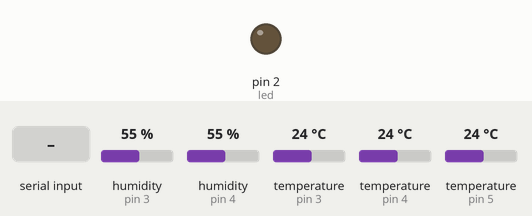
The sketch below on a simulated Arduino Uno, built with avr-gcc and run on an emulated ATmega328P. On the bench: output pins drawn as LEDs (lit = HIGH). The test bench sets the inputs (shaded band); at power-on: humidity (sensors on pin 3, pin 4) 55 %, temperature (sensors on pin 3, pin 4, pin 5) 24 °C. What the sketch prints to the serial monitor is not drawn.

Above: at 1.2 s.
1.3 s: "r\n" received over Serial
At 2.12 s:
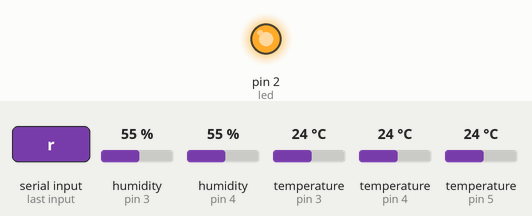
3.7 s: byte 116 ('t') received over Serial
5.9 s: byte 100 ('d') received over Serial
Timing chart, 0 to 8.9 s (numbered marks = the images above; inputs shaded):
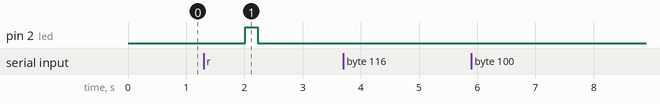

Measured:
- after the input at 1.3 s, pin 2 (led): LOW → HIGH after 0.72 s, → LOW 0.21 s later
- after the input at 3.7 s, every drawn part: stays the same
- after the input at 5.9 s, every drawn part: stays the same

The sketch:

PyroAqua.ino
```cpp
//
//   FILE:  dht_test.pde
// PURPOSE: DHT library test sketch for Arduino
//

#include <dht.h>
#include <OneWire.h>
#include <DallasTemperature.h>

dht DHT;
dht DHT2;
int led = 2;

#define DHT22_PIN 4
#define DHT22_PIN2 3
#define ONE_WIRE_BUS 5
#define LRD_PIN 0
#define LRD_PIN_2 1

// Setup a oneWire instance to communicate with any OneWire devices
OneWire oneWire(ONE_WIRE_BUS);

DallasTemperature sensors(&oneWire);
//  Serial.println();
DeviceAddress TubTemp = { 0x28, 0x2E, 0x18, 0xA8, 0x04, 0x00, 0x00, 0xD2 };
//DeviceAddress TubTemp = { 0x28, 0x93, 0xA4, 0xA8, 0x4, 0x0, 0x0, 0xF1 };

void setup()
{
    Serial.begin(115200);
    sensors.begin();
    sensors.setResolution(TubTemp, 10);
    pinMode(led, OUTPUT);

}

void printTemperature(DeviceAddress deviceAddress)
{
    float tempC = sensors.getTempC(deviceAddress);
    if (tempC == -127.00) {
        Serial.print("Error getting temperature");
    } else {
        //Serial.print("C: ");
        Serial.print(tempC);
    }
}
void handleSerialCommunication(void) {
    if (Serial.available() > 0 )
    {
        char inByte = Serial.read();
        int chk;
        int chk2;
        switch(inByte)
        {
        case 'r':
            // READ DATA
            digitalWrite(led, HIGH);
            chk = DHT.read22(DHT22_PIN);
            chk2 = DHT2.read22(DHT22_PIN2);
            //DS18B20 data
            sensors.requestTemperatures();
            printTemperature(TubTemp);
            Serial.print(",");
            //DHT22 data Out
            Serial.print(DHT.humidity, 1);
            Serial.print(",");
            Serial.print(DHT.temperature, 1);
            Serial.print(",");
            //DHT22 data In
            Serial.print(DHT2.humidity, 1);
            Serial.print(",");
            Serial.print(DHT2.temperature, 1);
            Serial.print(",");
            Serial.print(analogRead(LRD_PIN));
            Serial.print(",");
            Serial.print(analogRead(LRD_PIN_2));
            Serial.println(" ");
            //Turn the LED off
            digitalWrite(led, LOW);
            break;
        case 't':
            //DS18B20 data
            sensors.requestTemperatures();
            printTemperature(TubTemp);
            Serial.print("\n");
            break;
        case 'd':
            //DHT22 data Outside
            Serial.print(DHT.humidity, 1);
            Serial.print(",");
            Serial.println(DHT.temperature, 1);
            Serial.print("\n");
            break;
        case 'e':
            //DHT22 data Inside
            Serial.print(DHT2.humidity, 1);
            Serial.print(",");
            Serial.println(DHT2.temperature, 1);
            Serial.print("\n");
            break;
         case 'f':
            Serial.println(analogRead(LRD_PIN));
            break;
         case 'g':
            Serial.println(analogRead(LRD_PIN_2));
            break;
        }
    }
}


void loop()
{
    handleSerialCommunication();
    //delays
    delay(1000);
    //delay(3000); // 3 seconds
    //delay(600000); //10 minutes
    //delay(3600000);//1 hour
}
//
// END OF FILE
//
```
